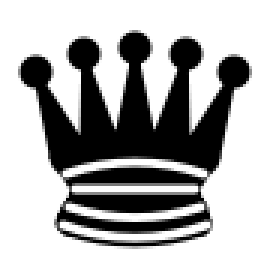
#> input picture queen.png, 90 x 90 px (shown 3 times larger)
$ python Nqueen.py   (older library calls are emulated)
#> lines starting #> are read from the running program, lines starting #| are printed output that depends on the picture
from random import randint

import matplotlib as mpl
import matplotlib.pyplot as plt


import numpy as np

from sympy import *


def check_row(x,y):
    return x != y

def check_col(x,y):
    return x != y

def check_diagonal(r1,r2,c1,c2):
    return abs(r1-r2) != abs(c1-c2)

def get_num(board, col, n):
    lst = []
    for v in range(n):
        num_attack = 0
        #print(v)

        for i in range(n):
            if not check_row(board[i],v):
                num_attack += 1
        #print(num_attack)

        for j in range(n):
            if not check_diagonal(v, board[j],col, j) and (not (v == board[j] and  col == j)):
                #print(str(v) + " " + str(col) + "    "+ str(board[j]) + " "+str(j))
                num_attack += 1
        #print(num_attack)
        lst.append(num_attack)

    return lst


# [57 lines left out: functions genetic_algorithm, check, reproduce, mutate, not called in this run]

def generate_random_board(n):
#> called with n = 8
    board = []
    #board = [randint(0, n - 1) for i in range(n)]
    #how(board)
    while(len(board) < n):
        x = randint(0, n - 1)
        if x not in board:
            board.append(x)
    #print(board)
    return board

def max_attack(board):
    lst = []
    n = len(board)
    for i in range(n):
        count = 0
        for j in range(i+1,n):
            if not check_row(board[i],board[j]):
                count += 1
            if not check_diagonal(board[i],board[j], i, j):
                count += 1

        lst.append(count)
    return lst


def apply_nqueens(n):
    board = generate_random_board(n)
    #show(board)
    sum = 0
    temp = n
    while temp != 0:
        sum += (temp - 1)
        temp -= 1
    #print(sum)
    #print (sum)
    test = []
    while(True):
        count = 0

        for i in range(n):
            for j in range(i+1,n):
                if (check_row(board[i], board[j]) and check_col(i,j) and check_diagonal(board[i], board[j],i,j)):
                    count += 1
                # [4 lines of commented-out code are left out]
        if count == sum:
            print('successful')
            print('the result is')
            return board
        else:
            #rand_num = randint(0, 7)
            lt = max_attack(board)
            _max = max(lt)
            for i in range(n):
                if _max == lt[i]:
                    num = i
            lst = []
            lst = get_num(board, num,n)
            #print(lst)
            _min = min(lst)
            for i in range(n):
                if _min == lst[i]:
                    c = i
            board[num] = c
            test.append(count)
            if test.count(count) == n * n:
                break


def displayBoard(locations, shape):
    """Draw a chessboard with queens placed at each position specified
    by the assignment.

    Parameters
    ----------
    locations : list
        The locations list should contain one element for each queen
        of the chessboard containing a tuple (r, c) indicating the
        row and column coordinates of a queen to draw on the board.

    shape : integer
        The number of cells in each dimension of the board (e.g.,
        shape=3 indicates a 3x3 board)

    Returns
    -------
    matplotlib.figure.Figure
        The handle to the figure containing the board and queens
    """
#> called with shape = 8
    r = c = shape
    cmap = mpl.colors.ListedColormap(['#f5ecce', '#614532'])
    img = mpl.image.imread('queen.png').astype(np.float)
    boxprops = {"facecolor": "none", "edgecolor": "none"}

    x, y = np.meshgrid(range(c), range(r))
    plt.matshow(x % 2 ^ y % 2, cmap=cmap)
    plt.axis("off")  # eliminate borders from plot

    fig = plt.gcf()
    fig.set_size_inches([r, c])
    scale = fig.get_dpi() / max(img.shape)
#> scale = 1.11
    ax = plt.gca()
    for y, x in set(locations):
        box = mpl.offsetbox.OffsetImage(img, zoom=scale)
        ab = mpl.offsetbox.AnnotationBbox(box, (y, x), bboxprops=boxprops)
        ax.add_artist(ab)

    plt.show()
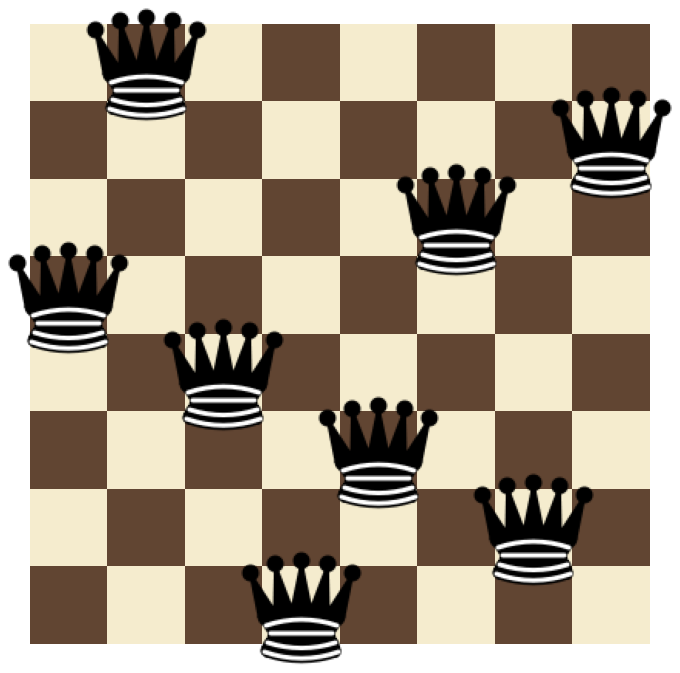
#> figure drawn by matplotlib, 1 panel
    return fig


def show(board):
        """Display a chessboard with queens drawn in the locations specified by an
        assignment

        Parameters
        ----------
        assignment : dict(sympy.Symbol: Integer)
            A dictionary mapping CSP variables to row assignment of each queen

        """
        size = len(board)
        locations = [(i, board[i]) for i in range(size)]
        displayBoard(locations, size)

"""
arr1 = [0,1,2,3,4,5,6,7]
arr2 = [7,6,5,4,3,2,1,0]
print(reproduce(arr1,arr2))
   """

for i in range(15):
    x = apply_nqueens(8)
    if x != None:
        show(x)

"""popu = []
for i in range(4):
    popu.append(generate_random_board)

print(popu)    """
